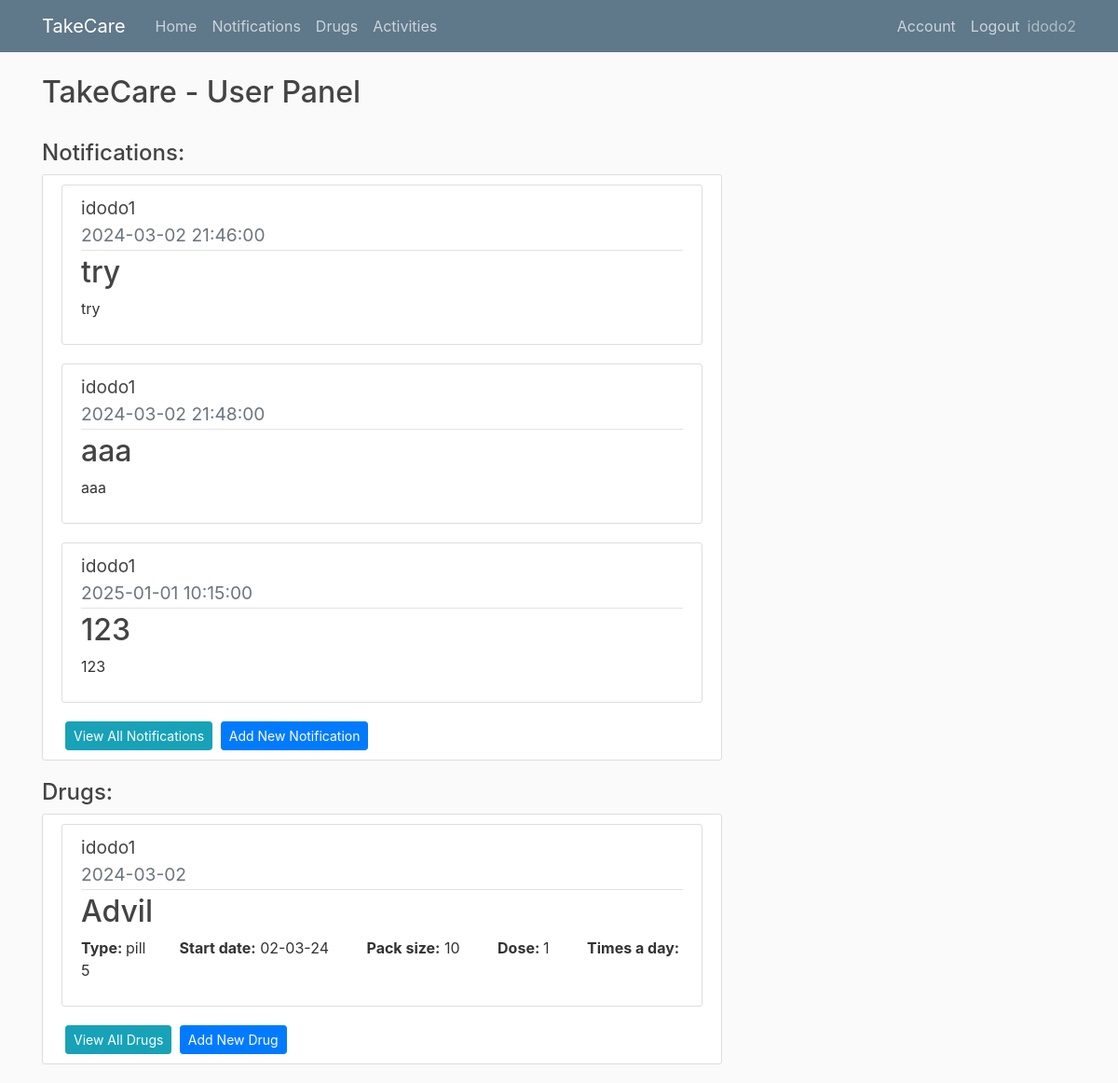
The app's page /home (signed in), older data.
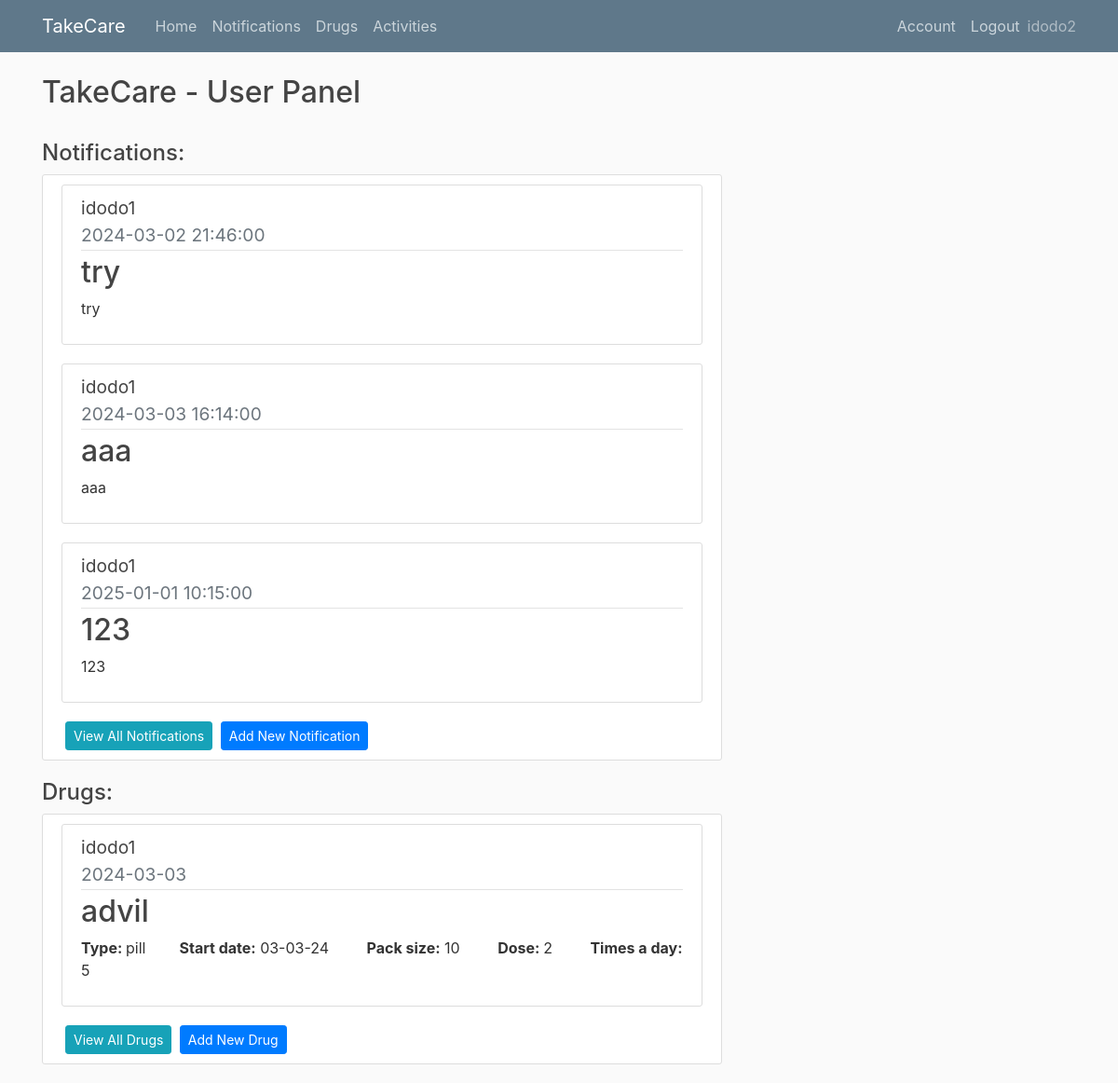
The same page, newer data.
### app/models.py (models this page shows, shortened)
class User(db.Model, UserMixin):
    id = db.Column(db.Integer, primary_key=True)
    username = db.Column(db.String(20), unique=True,nullable=False)
    email = db.Column(db.String(100), unique=True,nullable=False)
    image_file = db.Column(db.String(100),nullable=False,default='default.jpg')
    password= db.Column(db.String(60),nullable=False)
    ElderlyUser = db.relationship('Elderlyuser',backref='creator',lazy=True )
    Notifications = db.relationship('Notification',backref='creator',lazy=True )
    Drugs = db.relationship('Drug',backref='creator',lazy=True )

class Elderlyuser(db.Model, UserMixin):
    id = db.Column(db.Integer, primary_key=True)
    username = db.Column(db.String(20), unique=True,nullable=False)
    password= db.Column(db.String(60),nullable=False)
    user_id = db.Column(db.Integer, db.ForeignKey('user.id'), nullable=False)

class Notification(db.Model):
    id = db.Column(db.Integer, primary_key=True)
    title = db.Column(db.String(150),nullable=False)
    content = db.Column(db.Text,nullable=False)
    date = db.Column(db.Date,nullable=False)
    time = db.Column(db.Time,nullable=False)
    took = db.Column(db.Boolean, nullable=False)
    user_id = db.Column(db.Integer, db.ForeignKey('user.id'), nullable=False)
    elderly_user_id = db.Column(db.Integer, db.ForeignKey('elderlyuser.id'), nullable=False)

class Drug(db.Model):
    id = db.Column(db.Integer, primary_key=True)
    name = db.Column(db.String(150),nullable=False)
    type = db.Column(db.Text,nullable=False)
    dose = db.Column(db.Integer,nullable=False)
    timesaday = db.Column(db.Integer,nullable=False)
    taketime= db.Column(db.Time, nullable=False)
    gap = db.Column(db.Integer, nullable=False)
    packsize = db.Column(db.Integer,nullable=False)
    daystotake = db.Column(db.Integer,nullable=False)
    startdate = db.Column(db.Date,nullable=False)
    user_id = db.Column(db.Integer, db.ForeignKey('user.id'), nullable=False)
    elderly_user_id = db.Column(db.Integer, db.ForeignKey('elderlyuser.id'), nullable=False)
    drugschedules = db.relationship("DrugSchedule", cascade="all, delete")
    warnings = db.Column(db.String)

### app/routes.py (the view)
@app.route("/")
@app.route("/home")
@login_required
def home():
    notifications = Notification.query.filter_by(user_id=current_user.id).order_by(Notification.date.asc()).order_by(Notification.time.asc()).limit(3)
    drugs = Drug.query.filter_by(user_id=current_user.id)
    eldelys = Elderlyuser.query.filter_by(user_id=current_user.id)
    eldelys_dict = {i.id: i.username for i in eldelys}
    return render_template("home.html",notifications=notifications ,drugs=drugs,eldelys_dict=eldelys_dict)

### app/models.py (called while the page is built)
@login_manager.user_loader
def load_user(user_id):
    return User.query.get(int(user_id))

### app/templates/home.html
{% extends "layout.html" %}
{% block content %}
  <h2> TakeCare - User Panel </h2>
  <br>
  <h4>Notifications:</h4>
  <div class="content-section">
    {% if notifications.count() == 0  %}
        <h5>No notifications found</h5>
    {% else %}
      {% for notification in notifications %}
      <article class="media content-section">
        <div class="media-body">
               <div class="article-title">
                    <big>{{ eldelys_dict[notification.elderly_user_id] }}</big>
                </div>
          <div class="article-metadata">
            <big class="text-muted">{{ notification.date.strftime('%Y-%m-%d') }}    {{ notification.time }} </big>
          </div>
          <h2>{{ notification.title }}</h2>
          <p class="article-content">{{ notification.content }}</p>
        </div>
      </article>
      {% endfor %}
    {% endif %}
    <a class="btn btn-info btn-sm ml-1" href="{{url_for('notification')}}"> View All Notifications</a>
    <a class="btn btn-primary btn-sm ml-1" href="{{url_for('add_notification')}}"> Add New Notification</a>
  </div>
  <h4>Drugs:</h4>
  <div class="content-section">
    {% if drugs.count() == 0  %}
        <h5>No drugs found</h5>
    {% else %}
      {% for drug in drugs %}
      <article class="media content-section">
        <div class="media-body">
                <div class="article-title">
                    <big>{{ eldelys_dict[drug.elderly_user_id] }}</big>
                </div>
          <div class="article-metadata">
            <big class="text-muted">{{ drug.startdate.strftime('%Y-%m-%d') }} </big>
          </div>
          <h2>{{ drug.name }}</h2>
            <p>
              <strong>Type: </strong> {{ drug.type }}&nbsp; &nbsp; &nbsp; &nbsp;
              <strong>Start date:</strong> {{ drug.startdate.strftime('%d-%m-%y') }} &nbsp; &nbsp; &nbsp; &nbsp;
              <strong>Pack size:</strong> {{ drug.packsize }} &nbsp; &nbsp; &nbsp; &nbsp;
              <strong> Dose: </strong>{{ drug.dose }} &nbsp; &nbsp; &nbsp; &nbsp;
              <strong>Times a day: </strong>{{ drug.timesaday }} &nbsp;
            </p>
        </div>
      </article>
      {% endfor %}
    {% endif %}
    <a class="btn btn-info btn-sm ml-1" href="{{url_for('drugs')}}"> View All Drugs</a>
    <a class="btn btn-primary btn-sm ml-1" href="{{url_for('add_drug')}}"> Add New Drug</a>
  </div>
{% endblock content %}

### app/templates/layout.html (shortened to what this page needs)
<!DOCTYPE html>
<html>
<head>
    <link rel="stylesheet" href="https://maxcdn.bootstrapcdn.com/bootstrap/4.0.0/css/bootstrap.min.css">
    <link rel="stylesheet" type="text/css" href="{{ url_for('static', filename='main.css') }}">
</head>
<body>
    <header class="site-header">
      <nav class="navbar navbar-expand-md navbar-dark bg-steel fixed-top">
        <div class="container">
          <a class="navbar-brand mr-4" href="/">TakeCare</a>
          <div class="collapse navbar-collapse" id="navbarToggle">
            <div class="navbar-nav mr-auto">
              <a class="nav-item nav-link" href="{{url_for('home')}}">Home</a>
              <a class="nav-item nav-link" href="{{url_for('notification')}}">Notifications</a>
              <a class="nav-item nav-link" href="{{url_for('drugs')}}">Drugs</a>
              <a class="nav-item nav-link" href="{{url_for('activities')}}">Activities</a>
            </div>
            {% if not current_user.is_authenticated %}
            <div class="navbar-nav">
              <a class="nav-item nav-link" href="{{url_for('login')}}">Login</a>
              <a class="nav-item nav-link" href="{{url_for('register')}}">Register</a>
            </div>
            {% else %}
            <div class="navbar-nav">
              <a class="nav-item nav-link" href="{{url_for('account')}}">Account</a>
              <a class="nav-item nav-link" href="{{url_for('logout')}}">Logout</a>
              <sapn class="navbar-text">{{current_user.username}}</span>
            </div>
            {% endif %}
          </div>
        </div>
      </nav>
    </header>
    <main role="main" class="container">
      <div class="row">
        <div class="col-md-8">
          {% block content %} {% endblock %}
        </div>
    </main>
</body>
</html>

### app/static/main.css (style rules this page uses)
body { background: #fafafa; color: #333333; margin-top: 5rem; }
h1, h2, h3, h4, h5, h6 { color: #444444; }
.bg-steel { background-color: #5f788a; }
.site-header .navbar-nav .nav-link { color: #cbd5db; }
.content-section { background: #ffffff; padding: 10px 20px; border: 1px solid #dddddd; border-radius: 3px; margin-bottom: 20px; }
.article-title { color: #444444; }
.article-content { white-space: pre-line; }
.article-metadata { padding-bottom: 1px; margin-bottom: 4px; border-bottom: 1px solid #e3e3e3 }

Row changes from the older to the newer data that the page shows:
changed Notification "aaa": date "2024-03-02" → "2024-03-03"; time "21:48:00" → "16:14:00"
changed Drug "pill": startdate "2024-03-02" → "2024-03-03"; name "Advil" → "advil"; startdate "02-03-24" → "03-03-24"; dose "1" → "2"
